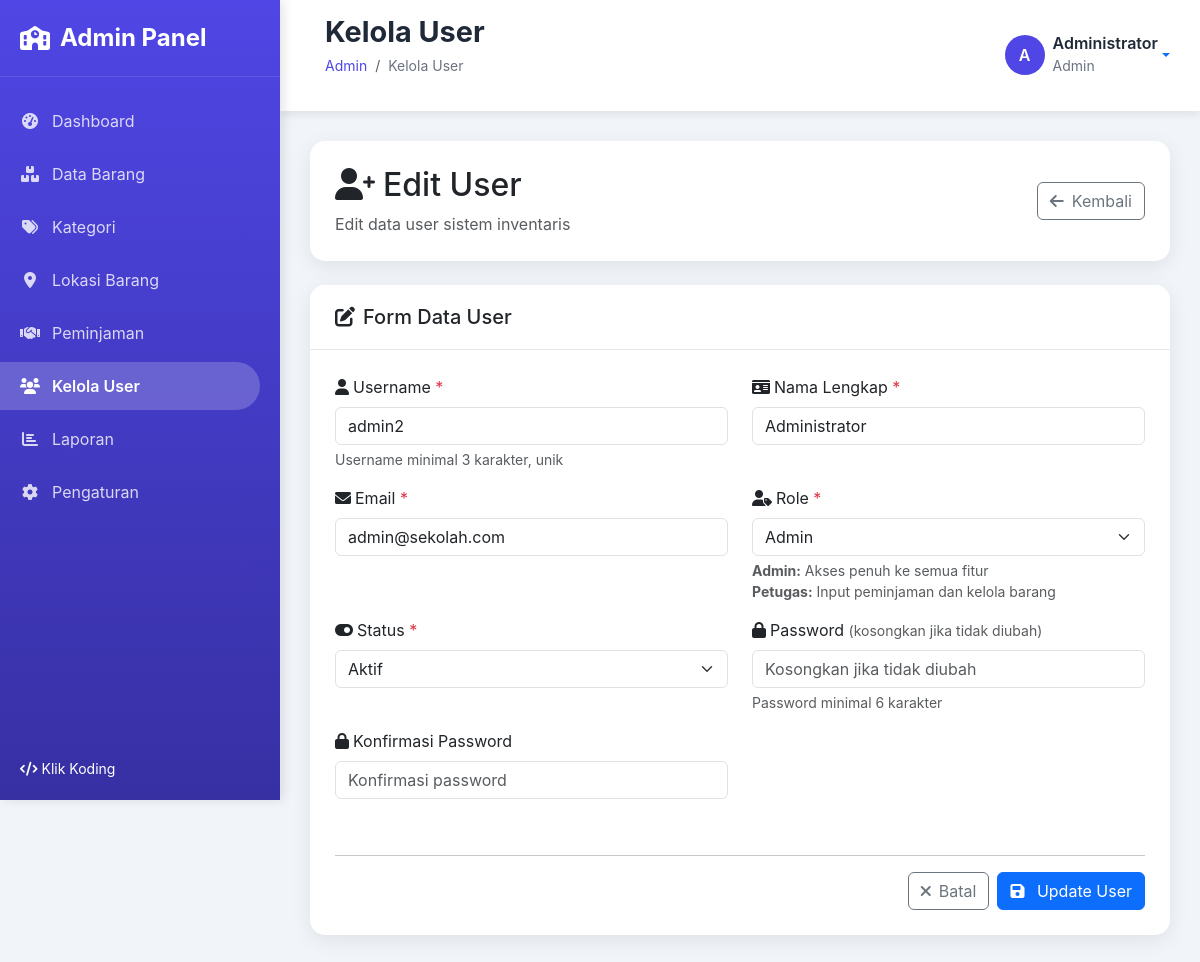
/admin/user/index.php?action=edit&id=1 (signed in), run on the app's committed database.
### tables this page shows
CREATE TABLE `users` (
  `id` int NOT NULL,
  `username` varchar(50) NOT NULL,
  `password` varchar(255) NOT NULL,
  `nama_lengkap` varchar(100) NOT NULL,
  `email` varchar(100) DEFAULT NULL,
  `role` enum('admin','petugas','user') DEFAULT 'user',
  `status` enum('aktif','nonaktif') DEFAULT 'aktif',
  `foto` varchar(255) DEFAULT NULL,
  `created_at` timestamp NULL DEFAULT CURRENT_TIMESTAMP,
  `updated_at` timestamp NULL DEFAULT CURRENT_TIMESTAMP ON UPDATE CURRENT_TIMESTAMP
);

### admin/user/form.php (the view, shortened to what this page needs)
<?php
$action = $_GET['action'] ?? '';
$page_title = ($action == 'edit' ? 'Edit User' : 'Tambah User');
require_once '../includes/header.php';
$user = null;
if ($action == 'edit' && $user_id) {
    try {
        $pdo = new PDO("mysql:host=localhost;dbname=inventaris_sekolah", "root", "");
        $pdo->setAttribute(PDO::ATTR_ERRMODE, PDO::ERRMODE_EXCEPTION);
        $stmt = $pdo->prepare("SELECT * FROM users WHERE id = ?");
        $stmt->execute([$user_id]);
        $user = $stmt->fetch(PDO::FETCH_ASSOC);
    } catch(Exception $e) {
        echo "<script>alert('Gagal memuat data user!'); window.location.href='index.php';</script>";
        exit();
    }
}
?>
<div class="row mb-4">
    <div class="col-12">
        <div class="card">
            <div class="card-body">
                <div class="row align-items-center">
                    <div class="col-md-8">
                        <h2 class="mb-2">
                            <i class="fas fa-user-plus me-2"></i><?= $page_title ?>
                        </h2>
                        <p class="text-muted mb-0">
                            <?= $action == 'edit' ? 'Edit data user sistem inventaris' : 'Tambah user baru ke sistem inventaris' ?>
                        </p>
                    </div>
                    <div class="col-md-4 text-md-end">
                        <a href="index.php" class="btn btn-outline-secondary">
                            <i class="fas fa-arrow-left me-2"></i>Kembali
                        </a>
                    </div>
                </div>
            </div>
        </div>
    </div>
</div>
<div class="row">
    <div class="col-12">
        <div class="card">
            <div class="card-header">
                <h5 class="mb-0">
                    <i class="fas fa-edit me-2"></i>Form Data User
                </h5>
            </div>
            <div class="card-body">
                <form method="POST" action="" enctype="multipart/form-data">
                    <div class="row">
                        <div class="col-md-6 mb-3">
                            <label for="username" class="form-label">
                                <i class="fas fa-user me-1"></i>Username <span class="text-danger">*</span>
                            </label>
                            <input type="text" class="form-control" id="username" name="username"
                                   value="<?= htmlspecialchars($user['username'] ?? '') ?>"
                                   placeholder="Masukkan username" required>
                            <div class="form-text">Username minimal 3 karakter, unik</div>
                        </div>
                        <div class="col-md-6 mb-3">
                            <label for="nama_lengkap" class="form-label">
                                <i class="fas fa-id-card me-1"></i>Nama Lengkap <span class="text-danger">*</span>
                            </label>
                            <input type="text" class="form-control" id="nama_lengkap" name="nama_lengkap"
                                   value="<?= htmlspecialchars($user['nama_lengkap'] ?? '') ?>"
                                   placeholder="Masukkan nama lengkap" required>
                        </div>
                        <div class="col-md-6 mb-3">
                            <label for="email" class="form-label">
                                <i class="fas fa-envelope me-1"></i>Email <span class="text-danger">*</span>
                            </label>
                            <input type="email" class="form-control" id="email" name="email"
                                   value="<?= htmlspecialchars($user['email'] ?? '') ?>"
                                   placeholder="contoh@email.com" required>
                        </div>
                        <div class="col-md-6 mb-3">
                            <label for="role" class="form-label">
                                <i class="fas fa-user-tag me-1"></i>Role <span class="text-danger">*</span>
                            </label>
                            <select class="form-select" id="role" name="role" required>
                                <option value="admin" <?= ($user['role'] ?? '') == 'admin' ? 'selected' : '' ?>>
                                    <i class="fas fa-user-shield"></i> Admin
                                </option>
                            </select>
                            <div class="form-text">
                                <strong>Admin:</strong> Akses penuh ke semua fitur<br>
                                <strong>Petugas:</strong> Input peminjaman dan kelola barang
                            </div>
                        </div>
                        <div class="col-md-6 mb-3">
                            <label for="status" class="form-label">
                                <i class="fas fa-toggle-on me-1"></i>Status <span class="text-danger">*</span>
                            </label>
                            <select class="form-select" id="status" name="status" required>
                                <option value="aktif" <?= ($user['status'] ?? '') == 'aktif' ? 'selected' : '' ?>>
                                    <i class="fas fa-check-circle"></i> Aktif
                                </option>
                            </select>
                        </div>
                        <div class="col-md-6 mb-3">
                            <label for="password" class="form-label">
                                <i class="fas fa-lock me-1"></i>Password
                                <?php if ($action == 'add'): ?>
                                    <span class="text-danger">*</span>
                                <?php else: ?>
                                    <small class="text-muted">(kosongkan jika tidak diubah)</small>
                                <?php endif; ?>
                            </label>
                            <input type="password" class="form-control" id="password" name="password"
                                   placeholder="<?= $action == 'add' ? 'Masukkan password' : 'Kosongkan jika tidak diubah' ?>"
                                   <?= $action == 'add' ? 'required' : '' ?>>
                            <div class="form-text">Password minimal 6 karakter</div>
                        </div>
                        <div class="col-md-6 mb-3">
                            <label for="confirm_password" class="form-label">
                                <i class="fas fa-lock me-1"></i>Konfirmasi Password
                            </label>
                            <input type="password" class="form-control" id="confirm_password" name="confirm_password"
                                   placeholder="Konfirmasi password"
                                   <?= $action == 'add' ? 'required' : '' ?>>
                        </div>
                    </div>
                    <div class="row mt-4">
                        <div class="col-12">
                            <hr>
                            <div class="d-flex gap-2 justify-content-end">
                                <a href="index.php" class="btn btn-outline-secondary">
                                    <i class="fas fa-times me-2"></i>Batal
                                </a>
                                <button type="submit" class="btn btn-primary">
                                    <i class="fas fa-save me-2"></i>
                                    <?= $action == 'edit' ? 'Update User' : 'Simpan User' ?>
                                </button>
                            </div>
                        </div>
                    </div>
                </form>
            </div>
        </div>
    </div>
</div>
<?php require_once '../includes/footer.php'; ?>

### admin/includes/header.php (style rules this page uses)
:root { --primary-color: #4f46e5; --primary-dark: #3730a3; --secondary-color: #7c3aed; --success-color: #10b981; --warning-color: #f59e0b; --danger-color: #ef4444; --dark-color: #1f2937; --light-color: #f8fafc; --gray-color: #6b7280; --sidebar-width: 280px; --header-height: 70px; }
* { margin: 0; padding: 0; box-sizing: border-box; }
body { font-family: 'Inter', -apple-system, BlinkMacSystemFont, 'Segoe UI', Roboto, sans-serif; background: #f1f5f9; overflow-x: hidden; }
.card { border: none; border-radius: 15px; box-shadow: 0 5px 20px rgba(0,0,0,0.08); transition: all 0.3s ease; }
.card-header { background: white; border-bottom: 1px solid #e5e7eb; border-radius: 15px 15px 0 0 !important; padding: 20px 25px; }
.card-body { padding: 25px; }

### data on the page
users: username "admin2", nama_lengkap "Administrator", email "admin@sekolah.com", role "Admin", status "Aktif"

### other printed values
$page_title "Kelola User"
substr($user_name, 0, 1) "A"
$user_name "Administrator"
$user_role "Admin"
$page_title "Edit User"
